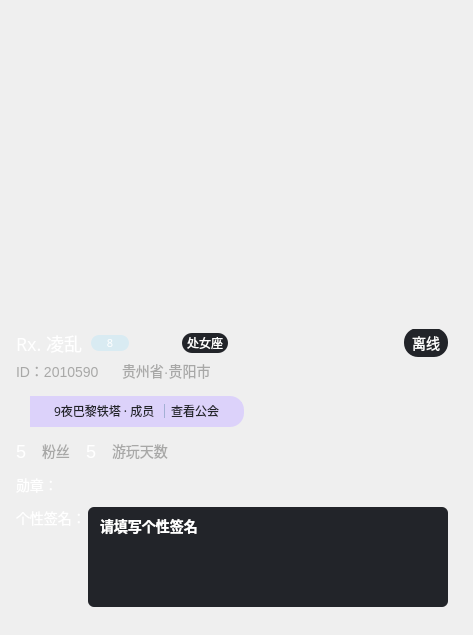
        <widget class="QWidget" name="page">
         <widget class="QWidget" name="widget_2" native="true">
          <property name="geometry">
           <rect>
            <x>0</x>
            <y>0</y>
            <width>464</width>
            <height>288</height>
           </rect>
          </property>
          <property name="minimumSize">
           <size>
            <width>432</width>
            <height>288</height>
           </size>
          </property>
          <layout class="QVBoxLayout" name="verticalLayout_7">
           <property name="spacing">
            <number>0</number>
           </property>
           <property name="leftMargin">
            <number>0</number>
           </property>
           <property name="topMargin">
            <number>0</number>
           </property>
           <property name="rightMargin">
            <number>0</number>
           </property>
           <property name="bottomMargin">
            <number>0</number>
           </property>
           <item>
            <widget class="click_label" name="big_image">
             <property name="text">
              <string/>
             </property>
             <property name="scaledContents">
              <bool>false</bool>
             </property>
            </widget>
           </item>
          </layout>
         </widget>
         <widget class="CRoundLabel" name="image">
          <property name="geometry">
           <rect>
            <x>16</x>
            <y>214</y>
            <width>100</width>
            <height>100</height>
           </rect>
          </property>
          <property name="styleSheet">
           <string notr="true">background: transparent;</string>
          </property>
          <property name="text">
           <string/>
          </property>
          <property name="scaledContents">
           <bool>true</bool>
          </property>
         </widget>
         <widget class="QWidget" name="widget_3" native="true">
          <property name="geometry">
           <rect>
            <x>0</x>
            <y>264</y>
            <width>464</width>
            <height>362</height>
           </rect>
          </property>
          <property name="minimumSize">
           <size>
            <width>432</width>
            <height>362</height>
           </size>
          </property>
          <property name="maximumSize">
           <size>
            <width>16777215</width>
            <height>362</height>
           </size>
          </property>
          <property name="styleSheet">
           <string notr="true">border-radius: 24px 24px 12px 12px;</string>
          </property>
          <layout class="QVBoxLayout" name="verticalLayout_3">
           <property name="spacing">
            <number>12</number>
           </property>
           <property name="leftMargin">
            <number>16</number>
           </property>
           <property name="topMargin">
            <number>65</number>
           </property>
           <property name="rightMargin">
            <number>16</number>
           </property>
           <property name="bottomMargin">
            <number>20</number>
           </property>
           <item>
            <widget class="QWidget" name="widget_4" native="true">
             <property name="minimumSize">
              <size>
               <width>0</width>
               <height>55</height>
              </size>
             </property>
             <property name="maximumSize">
              <size>
               <width>16777215</width>
               <height>55</height>
              </size>
             </property>
             <layout class="QVBoxLayout" name="verticalLayout_4">
              <property name="spacing">
               <number>0</number>
              </property>
              <property name="leftMargin">
               <number>0</number>
              </property>
              <property name="topMargin">
               <number>0</number>
              </property>
              <property name="rightMargin">
               <number>0</number>
              </property>
              <property name="bottomMargin">
               <number>0</number>
              </property>
              <item>
               <widget class="QWidget" name="widget_11" native="true">
                <property name="minimumSize">
                 <size>
                  <width>0</width>
                  <height>28</height>
                 </size>
                </property>
                <property name="maximumSize">
                 <size>
                  <width>16777215</width>
                  <height>28</height>
                 </size>
                </property>
                <layout class="QHBoxLayout" name="horizontalLayout">
                 <property name="spacing">
                  <number>8</number>
                 </property>
                 <property name="leftMargin">
                  <number>0</number>
                 </property>
                 <property name="topMargin">
                  <number>0</number>
                 </property>
                 <property name="rightMargin">
                  <number>0</number>
                 </property>
                 <property name="bottomMargin">
                  <number>0</number>
                 </property>
                 <item>
                  <widget class="QLabel" name="name">
                   <property name="font">
                    <font>
                     <family>微软雅黑</family>
                     <pointsize>-1</pointsize>
                    </font>
                   </property>
                   <property name="styleSheet">
                    <string notr="true">font-size: 18px;
color: #FFFFFF;</string>
                   </property>
                   <property name="text">
                    <string>Rx. 凌乱</string>
                   </property>
                  </widget>
                 </item>
                 <item>
                  <widget class="QPushButton" name="age">
                   <property name="sizePolicy">
                    <sizepolicy hsizetype="Minimum" vsizetype="Maximum">
                     <horstretch>0</horstretch>
                     <verstretch>0</verstretch>
                    </sizepolicy>
                   </property>
                   <property name="minimumSize">
                    <size>
                     <width>38</width>
                     <height>16</height>
                    </size>
                   </property>
                   <property name="maximumSize">
                    <size>
                     <width>38</width>
                     <height>16</height>
                    </size>
                   </property>
                   <property name="font">
                    <font>
                     <family>微软雅黑</family>
                     <pointsize>-1</pointsize>
                    </font>
                   </property>
                   <property name="styleSheet">
                    <string notr="true">background: rgba(128, 220, 255, 0.2);
border-radius: 8px;
font-size: 11px;
color: #FFFFFF;</string>
                   </property>
                   <property name="text">
                    <string>8</string>
                   </property>
                   <property name="icon">
                    <iconset resource="../res.qrc">
                     <normaloff>:/images/live_people_man.png</normaloff>:/images/live_people_man.png</iconset>
                   </property>
                   <property name="iconSize">
                    <size>
                     <width>12</width>
                     <height>13</height>
                    </size>
                   </property>
                  </widget>
                 </item>
                 <item>
                  <widget class="QLabel" name="userLevel">
                   <property name="minimumSize">
                    <size>
                     <width>37</width>
                     <height>16</height>
                    </size>
                   </property>
                   <property name="maximumSize">
                    <size>
                     <width>37</width>
                     <height>16</height>
                    </size>
                   </property>
                   <property name="font">
                    <font>
                     <family>微软雅黑</family>
                     <pointsize>-1</pointsize>
                     <italic>false</italic>
                     <bold>false</bold>
                    </font>
                   </property>
                   <property name="styleSheet">
                    <string notr="true">font-family: &quot;微软雅黑&quot;;
font-weight: 400;
font-size: 10px;
color: #FFFFFF;
text-align: right;
font-style: normal;

background-image: url(:/images/live_lev.png);
background-position: center;
padding-right: 6px; 
 text-align: right;</string>
                   </property>
                   <property name="text">
                    <string/>
                   </property>
                   <property name="pixmap">
                    <pixmap resource="../res.qrc">:/images/live_lev.png</pixmap>
                   </property>
                   <property name="alignment">
                    <set>Qt::AlignRight|Qt::AlignTrailing|Qt::AlignVCenter</set>
                   </property>
                  </widget>
                 </item>
                 <item>
                  <widget class="QLabel" name="constellation">
                   <property name="minimumSize">
                    <size>
                     <width>46</width>
                     <height>20</height>
                    </size>
                   </property>
                   <property name="maximumSize">
                    <size>
                     <width>46</width>
                     <height>20</height>
                    </size>
                   </property>
                   <property name="font">
                    <font>
                     <family>微软雅黑</family>
                     <pointsize>9</pointsize>
                    </font>
                   </property>
                   <property name="styleSheet">
                    <string notr="true">background: #222429;
border-radius: 10px;
color: #FFFFFF;
</string>
                   </property>
                   <property name="text">
                    <string>处女座</string>
                   </property>
                   <property name="alignment">
                    <set>Qt::AlignCenter</set>
                   </property>
                  </widget>
                 </item>
                 <item>
                  <spacer name="horizontalSpacer">
                   <property name="orientation">
                    <enum>Qt::Horizontal</enum>
                   </property>
                   <property name="sizeHint" stdset="0">
                    <size>
                     <width>184</width>
                     <height>20</height>
                    </size>
                   </property>
                  </spacer>
                 </item>
                 <item>
                  <widget class="QLabel" name="isOnline">
                   <property name="minimumSize">
                    <size>
                     <width>44</width>
                     <height>28</height>
                    </size>
                   </property>
                   <property name="maximumSize">
                    <size>
                     <width>44</width>
                     <height>28</height>
                    </size>
                   </property>
                   <property name="font">
                    <font>
                     <family>微软雅黑</family>
                     <pointsize>-1</pointsize>
                    </font>
                   </property>
                   <property name="styleSheet">
                    <string notr="true">background: #222429;
border-radius: 14px;
color: #FFFFFF;
font-size: 14px;
margin-top: -1px;</string>
                   </property>
                   <property name="text">
                    <string>离线</string>
                   </property>
                   <property name="alignment">
                    <set>Qt::AlignCenter</set>
                   </property>
                  </widget>
                 </item>
                </layout>
               </widget>
              </item>
              <item>
               <widget class="QWidget" name="widget_12" native="true">
                <layout class="QHBoxLayout" name="horizontalLayout_2">
                 <property name="spacing">
                  <number>8</number>
                 </property>
                 <property name="leftMargin">
                  <number>0</number>
                 </property>
                 <property name="topMargin">
                  <number>0</number>
                 </property>
                 <property name="rightMargin">
                  <number>0</number>
                 </property>
                 <property name="bottomMargin">
                  <number>0</number>
                 </property>
                 <item>
                  <widget class="QLabel" name="userId">
                   <property name="styleSheet">
                    <string notr="true">font-size: 14px;
color: #A8A8A7;</string>
                   </property>
                   <property name="text">
                    <string>ID：2010590</string>
                   </property>
                  </widget>
                 </item>
                 <item>
                  <widget class="QLabel" name="label_5">
                   <property name="maximumSize">
                    <size>
                     <width>16</width>
                     <height>16</height>
                    </size>
                   </property>
                   <property name="text">
                    <string/>
                   </property>
                   <property name="pixmap">
                    <pixmap resource="../res.qrc">:/images/copy_n.png</pixmap>
                   </property>
                   <property name="scaledContents">
                    <bool>true</bool>
                   </property>
                  </widget>
                 </item>
                 <item>
                  <widget class="QLabel" name="location">
                   <property name="styleSheet">
                    <string notr="true">font-size: 14px;
color: #A8A8A7;
text-align: left;</string>
                   </property>
                   <property name="text">
                    <string>贵州省·贵阳市</string>
                   </property>
                  </widget>
                 </item>
                 <item>
                  <spacer name="horizontalSpacer_2">
                   <property name="orientation">
                    <enum>Qt::Horizontal</enum>
                   </property>
                   <property name="sizeHint" stdset="0">
                    <size>
                     <width>219</width>
                     <height>20</height>
                    </size>
                   </property>
                  </spacer>
                 </item>
                </layout>
               </widget>
              </item>
             </layout>
            </widget>
           </item>
           <item>
            <widget class="QWidget" name="widget_5" native="true">
             <property name="minimumSize">
              <size>
               <width>0</width>
               <height>31</height>
              </size>
             </property>
             <property name="maximumSize">
              <size>
               <width>16777215</width>
               <height>31</height>
              </size>
             </property>
             <layout class="QHBoxLayout" name="horizontalLayout_3">
              <property name="spacing">
               <number>0</number>
              </property>
              <property name="leftMargin">
               <number>0</number>
              </property>
              <property name="topMargin">
               <number>0</number>
              </property>
              <property name="rightMargin">
               <number>0</number>
              </property>
              <property name="bottomMargin">
               <number>0</number>
              </property>
              <item>
               <widget class="QWidget" name="widget_13" native="true">
                <property name="minimumSize">
                 <size>
                  <width>28</width>
                  <height>31</height>
                 </size>
                </property>
                <property name="maximumSize">
                 <size>
                  <width>28</width>
                  <height>31</height>
                 </size>
                </property>
                <widget class="QLabel" name="label_7">
                 <property name="geometry">
                  <rect>
                   <x>0</x>
                   <y>0</y>
                   <width>28</width>
                   <height>31</height>
                  </rect>
                 </property>
                 <property name="styleSheet">
                  <string notr="true">background: transparent;</string>
                 </property>
                 <property name="text">
                  <string/>
                 </property>
                 <property name="pixmap">
                  <pixmap resource="../res.qrc">:/images/icon_公会.png</pixmap>
                 </property>
                </widget>
                <widget class="QLabel" name="label_8">
                 <property name="geometry">
                  <rect>
                   <x>14</x>
                   <y>0</y>
                   <width>14</width>
                   <height>31</height>
                  </rect>
                 </property>
                 <property name="styleSheet">
                  <string notr="true">background: #DCD2FA;</string>
                 </property>
                 <property name="text">
                  <string/>
                 </property>
                </widget>
                <zorder>label_8</zorder>
                <zorder>label_7</zorder>
               </widget>
              </item>
              <item>
               <widget class="QWidget" name="widget_14" native="true">
                <property name="minimumSize">
                 <size>
                  <width>100</width>
                  <height>0</height>
                 </size>
                </property>
                <property name="styleSheet">
                 <string notr="true">background: #DCD2FA;
border-top-left-radius: 0px;
border-top-right-radius: 14px;
border-bottom-right-radius: 14px;
border-bottom-left-radius: 0px;</string>
                </property>
                <layout class="QHBoxLayout" name="horizontalLayout_4">
                 <property name="spacing">
                  <number>6</number>
                 </property>
                 <property name="leftMargin">
                  <number>10</number>
                 </property>
                 <property name="topMargin">
                  <number>0</number>
                 </property>
                 <property name="rightMargin">
                  <number>2</number>
                 </property>
                 <property name="bottomMargin">
                  <number>1</number>
                 </property>
                 <item>
                  <widget class="QLabel" name="label_9">
                   <property name="font">
                    <font>
                     <family>微软雅黑</family>
                     <pointsize>-1</pointsize>
                    </font>
                   </property>
                   <property name="styleSheet">
                    <string notr="true">font-size: 12px;
color: #222429;
line-height: 17px;
text-align: left;</string>
                   </property>
                   <property name="text">
                    <string>9夜巴黎铁塔 · 成员 </string>
                   </property>
                  </widget>
                 </item>
                 <item>
                  <widget class="Line" name="line">
                   <property name="minimumSize">
                    <size>
                     <width>1</width>
                     <height>0</height>
                    </size>
                   </property>
                   <property name="maximumSize">
                    <size>
                     <width>1</width>
                     <height>14</height>
                    </size>
                   </property>
                   <property name="styleSheet">
                    <string notr="true">background: rgba(163, 176, 212, 1);</string>
                   </property>
                   <property name="orientation">
                    <enum>Qt::Vertical</enum>
                   </property>
                  </widget>
                 </item>
                 <item>
                  <widget class="QLabel" name="label_10">
                   <property name="font">
                    <font>
                     <family>微软雅黑</family>
                     <pointsize>-1</pointsize>
                    </font>
                   </property>
                   <property name="styleSheet">
                    <string notr="true">font-size: 12px;
color: #222429;
text-align: left;</string>
                   </property>
                   <property name="text">
                    <string>查看公会</string>
                   </property>
                  </widget>
                 </item>
                 <item>
                  <widget class="QPushButton" name="pushButton">
                   <property name="minimumSize">
                    <size>
                     <width>17</width>
                     <height>17</height>
                    </size>
                   </property>
                   <property name="maximumSize">
                    <size>
                     <width>17</width>
                     <height>17</height>
                    </size>
                   </property>
                   <property name="styleSheet">
                    <string notr="true"/>
                   </property>
                   <property name="text">
                    <string/>
                   </property>
                   <property name="icon">
                    <iconset resource="../res.qrc">
                     <normaloff>:/images/icon_go.png</normaloff>:/images/icon_go.png</iconset>
                   </property>
                   <property name="iconSize">
                    <size>
                     <width>17</width>
                     <height>17</height>
                    </size>
                   </property>
                  </widget>
                 </item>
                </layout>
               </widget>
              </item>
              <item>
               <spacer name="horizontalSpacer_3">
                <property name="orientation">
                 <enum>Qt::Horizontal</enum>
                </property>
                <property name="sizeHint" stdset="0">
                 <size>
                  <width>202</width>
                  <height>20</height>
                 </size>
                </property>
               </spacer>
              </item>
             </layout>
            </widget>
           </item>
           <item>
            <widget class="QWidget" name="widget_6" native="true">
             <property name="minimumSize">
              <size>
               <width>0</width>
               <height>24</height>
              </size>
             </property>
             <property name="maximumSize">
              <size>
               <width>16777215</width>
               <height>24</height>
              </size>
             </property>
             <layout class="QHBoxLayout" name="horizontalLayout_5">
              <property name="spacing">
               <number>16</number>
              </property>
              <property name="leftMargin">
               <number>0</number>
              </property>
              <property name="topMargin">
               <number>0</number>
              </property>
              <property name="rightMargin">
               <number>0</number>
              </property>
              <property name="bottomMargin">
               <number>0</number>
              </property>
              <item>
               <layout class="QHBoxLayout" name="horizontalLayout_6">
                <property name="leftMargin">
                 <number>0</number>
                </property>
                <property name="rightMargin">
                 <number>0</number>
                </property>
                <item>
                 <widget class="QLabel" name="fansNum">
                  <property name="styleSheet">
                   <string notr="true">font-size: 18px;
color: #FFFFFF;</string>
                  </property>
                  <property name="text">
                   <string>5</string>
                  </property>
                 </widget>
                </item>
                <item>
                 <widget class="QLabel" name="label_11">
                  <property name="styleSheet">
                   <string notr="true">color: rgba(168, 168, 167, 1);
font-size: 14px;
margin-top: -1px;</string>
                  </property>
                  <property name="text">
                   <string>粉丝</string>
                  </property>
                 </widget>
                </item>
               </layout>
              </item>
              <item>
               <layout class="QHBoxLayout" name="horizontalLayout_7">
                <property name="leftMargin">
                 <number>0</number>
                </property>
                <property name="rightMargin">
                 <number>0</number>
                </property>
                <item>
                 <widget class="QLabel" name="playDayNum">
                  <property name="styleSheet">
                   <string notr="true">font-size: 18px;
color: #FFFFFF;</string>
                  </property>
                  <property name="text">
                   <string>5</string>
                  </property>
                 </widget>
                </item>
                <item>
                 <widget class="QLabel" name="label_16">
                  <property name="styleSheet">
                   <string notr="true">color: rgba(168, 168, 167, 1);
font-size: 14px;
margin-top: -1px;</string>
                  </property>
                  <property name="text">
                   <string>游玩天数</string>
                  </property>
                 </widget>
                </item>
               </layout>
              </item>
              <item>
               <spacer name="horizontalSpacer_4">
                <property name="orientation">
                 <enum>Qt::Horizontal</enum>
                </property>
                <property name="sizeHint" stdset="0">
                 <size>
                  <width>277</width>
                  <height>20</height>
                 </size>
                </property>
               </spacer>
              </item>
             </layout>
            </widget>
           </item>
           <item>
            <widget class="QWidget" name="widget_7" native="true">
             <property name="minimumSize">
              <size>
               <width>0</width>
               <height>20</height>
              </size>
             </property>
             <property name="maximumSize">
              <size>
               <width>16777215</width>
               <height>20</height>
              </size>
             </property>
             <layout class="QHBoxLayout" name="horizontalLayout_8">
              <property name="spacing">
               <number>0</number>
              </property>
              <property name="leftMargin">
               <number>0</number>
              </property>
              <property name="topMargin">
               <number>0</number>
              </property>
              <property name="rightMargin">
               <number>0</number>
              </property>
              <property name="bottomMargin">
               <number>0</number>
              </property>
              <item>
               <widget class="QLabel" name="label_12">
                <property name="styleSheet">
                 <string notr="true">font-size: 14px;
color: #FFFFFF;
margin-top: -1px;</string>
                </property>
                <property name="text">
                 <string>勋章：</string>
                </property>
               </widget>
              </item>
              <item>
               <widget class="QLabel" name="label_14">
                <property name="minimumSize">
                 <size>
                  <width>65</width>
                  <height>18</height>
                 </size>
                </property>
                <property name="maximumSize">
                 <size>
                  <width>65</width>
                  <height>18</height>
                 </size>
                </property>
                <property name="text">
                 <string/>
                </property>
                <property name="scaledContents">
                 <bool>false</bool>
                </property>
               </widget>
              </item>
              <item>
               <spacer name="horizontalSpacer_5">
                <property name="orientation">
                 <enum>Qt::Horizontal</enum>
                </property>
                <property name="sizeHint" stdset="0">
                 <size>
                  <width>324</width>
                  <height>17</height>
                 </size>
                </property>
               </spacer>
              </item>
             </layout>
            </widget>
           </item>
           <item>
            <widget class="QWidget" name="widget_9" native="true">
             <property name="minimumSize">
              <size>
               <width>0</width>
               <height>100</height>
              </size>
             </property>
             <property name="maximumSize">
              <size>
               <width>16777215</width>
               <height>100</height>
              </size>
             </property>
             <layout class="QHBoxLayout" name="horizontalLayout_10">
              <property name="spacing">
               <number>0</number>
              </property>
              <property name="leftMargin">
               <number>0</number>
              </property>
              <property name="topMargin">
               <number>0</number>
              </property>
              <property name="rightMargin">
               <number>0</number>
              </property>
              <property name="bottomMargin">
               <number>0</number>
              </property>
              <item>
               <layout class="QVBoxLayout" name="verticalLayout_5">
                <item>
                 <widget class="QLabel" name="label_19">
                  <property name="styleSheet">
                   <string notr="true">font-size: 14px;
color: #FFFFFF;</string>
                  </property>
                  <property name="text">
                   <string>个性签名：</string>
                  </property>
                 </widget>
                </item>
                <item>
                 <spacer name="verticalSpacer">
                  <property name="orientation">
                   <enum>Qt::Vertical</enum>
                  </property>
                  <property name="sizeHint" stdset="0">
                   <size>
                    <width>20</width>
                    <height>40</height>
                   </size>
                  </property>
                 </spacer>
                </item>
               </layout>
              </item>
              <item>
               <widget class="QWidget" name="widget_15" native="true">
                <property name="minimumSize">
                 <size>
                  <width>360</width>
                  <height>100</height>
                 </size>
                </property>
                <property name="styleSheet">
                 <string notr="true">background: #222429;
border-radius: 6px;</string>
                </property>
                <layout class="QVBoxLayout" name="verticalLayout_6">
                 <property name="spacing">
                  <number>0</number>
                 </property>
                 <property name="leftMargin">
                  <number>12</number>
                 </property>
                 <property name="topMargin">
                  <number>8</number>
                 </property>
                 <property name="rightMargin">
                  <number>12</number>
                 </property>
                 <property name="bottomMargin">
                  <number>8</number>
                 </property>
                 <item>
                  <widget class="QLabel" name="intro">
                   <property name="styleSheet">
                    <string notr="true">font-weight: 500;
font-size: 14px;
color: #FFFFFF;
line-height: 20px;
text-align: left;
font-style: normal;</string>
                   </property>
                   <property name="text">
                    <string>请填写个性签名</string>
                   </property>
                   <property name="alignment">
                    <set>Qt::AlignLeading|Qt::AlignLeft|Qt::AlignTop</set>
                   </property>
                   <property name="wordWrap">
                    <bool>true</bool>
                   </property>
                  </widget>
                 </item>
                </layout>
               </widget>
              </item>
             </layout>
            </widget>
           </item>
          </layout>
         </widget>
         <zorder>widget_2</zorder>
         <zorder>widget_3</zorder>
         <zorder>image</zorder>
        </widget>
